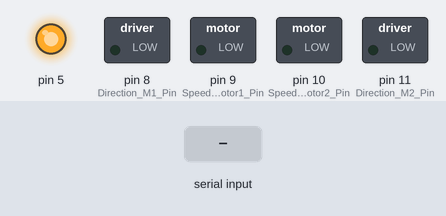
The sketch below on a simulated Arduino Uno, built with avr-gcc and run on an emulated ATmega328P. Parts: switched loads named in the sketch (green lamp = pin HIGH), output pins drawn as LEDs (lit = HIGH). The test bench sets the inputs (shaded band).

Above: at 1.2 s.
1.3 s: "4" received over the second serial link
At 1.8 s:
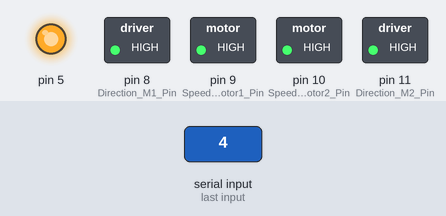
2.8 s: "3" received over the second serial link
At 4.0 s:
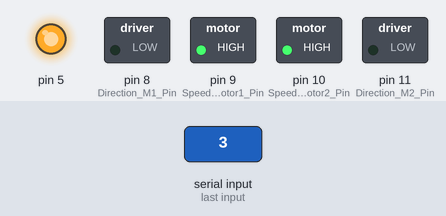
4.3 s: "1" received over the second serial link
At 5.2 s:
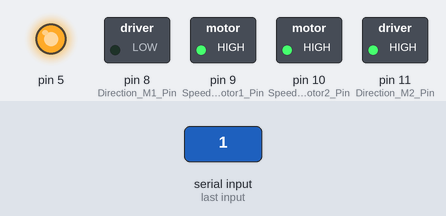
5.8 s: "2" received over the second serial link
At 6.4 s:
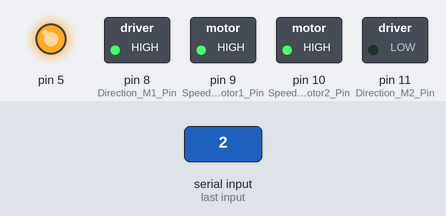
Timing chart, 0 to 8.3 s (numbered marks = the images above; inputs shaded):
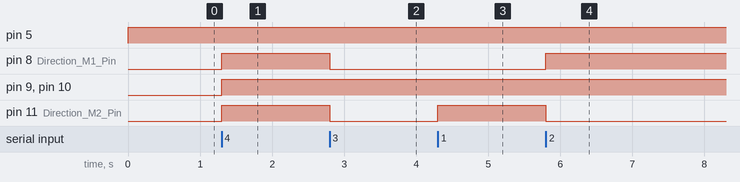

The sketch:

hc05_line_follower.ino
```cpp
#define F_CPU 16000000UL

#include<SoftwareSerial.h>
#include<avr/io.h>
#include"stdint.h"
#include"util/delay.h"

SoftwareSerial mySerial(7,6);// 7-Ardino Rx, 6-Arduino Tx

#define OnBoard_LED (1<<PB5)
#define S1_RightSensor PC0
#define S2_LeftSensor PC1
#define Switch (1<<PD2)

#define Speed_Motor1_Pin (1 << PB1)
#define Direction_M1_Pin (1 << PB0)

#define Speed_Motor2_Pin (1 << PB2)
#define Direction_M2_Pin (1 << PB3)

char Incoming_value = 0;
void InitT1(void);
void Speed_M1(int8_t Speed_Direction);
void Speed_M2(int8_t Speed_Direction);
void Motor_Speed(int8_t S1, int8_t S2);

void setup() {
  Serial.begin(9600);
  mySerial.begin(9600);
  pinMode(5, OUTPUT);
  DDRB |= Speed_Motor1_Pin | Speed_Motor2_Pin | Direction_M1_Pin | Direction_M2_Pin;
}

void loop() {
    digitalWrite(5,   HIGH);
   if(mySerial.available() > 0){  // with D9 as Rx and D10 as Tx
     Incoming_value = mySerial.read();
      if(Incoming_value == '4'){
         Motor_Speed(50,50);
      }
      else if(Incoming_value == '3'){
        Motor_Speed(-50,-50);
      }
      else if(Incoming_value == '1'){
        Motor_Speed(-50,50);
      }
      else if(Incoming_value == '2'){
        Motor_Speed(50,-50);
      }
   }
}

void InitT1(void){
   ICR1 = 15999;  //Fast PWM Top  (125Hz) 16000000/8/125 -1
   //Setting Fast PWM mode
   TCCR1A |= (1<<COM1A1)|(1<<COM1B1)|(WGM11);
   //Clear OC1A/OC1B on compare match, set OC1A/OC1B at BOTTOM
   TCCR1B |= (1<<WGM12)|(1<<WGM13)|(1<<CS11);//Prescalar of 8
}
void Speed_M1(int8_t Speed_Direction){
   float Speed = abs(Speed_Direction);
   OCR1A = map(Speed,0,100,0,15999);
   if(Speed_Direction > 0){
    PORTB |= Speed_Motor1_Pin;
    PORTB |= Direction_M1_Pin; //Forward
   }
   if(Speed_Direction < 0){
    PORTB |= Speed_Motor1_Pin;
    PORTB &= ~Direction_M1_Pin; //Backward
   }
}
void Speed_M2(int8_t Speed_Direction){
   float Speed = abs(Speed_Direction);
   OCR1B = map(Speed,0,100,0,15999);
   if(Speed_Direction > 0){
    PORTB |= Speed_Motor2_Pin;
    PORTB |= Direction_M2_Pin; //Forward
   }
   if(Speed_Direction < 0){
    PORTB |= Speed_Motor2_Pin;
    PORTB &= ~Direction_M2_Pin; //Backward
   }
}
void Motor_Speed(int8_t S1, int8_t S2){
  Speed_M1(S1);
  Speed_M2(S2);
}
```

Measured:
- after the input at 1.3 s, pin 8 (Direction_M1_Pin), pin 9 (Speed_Motor1_Pin), pin 10 (Speed_Motor2_Pin), pin 11 (Direction_M2_Pin): LOW → HIGH at once
- after the input at 2.8 s, pin 8 (Direction_M1_Pin), pin 11 (Direction_M2_Pin): HIGH → LOW at once
- after the input at 4.3 s, pin 11 (Direction_M2_Pin): LOW → HIGH at once
- after the input at 5.8 s, pin 8 (Direction_M1_Pin): LOW → HIGH at once; pin 11 (Direction_M2_Pin): HIGH → LOW at once
